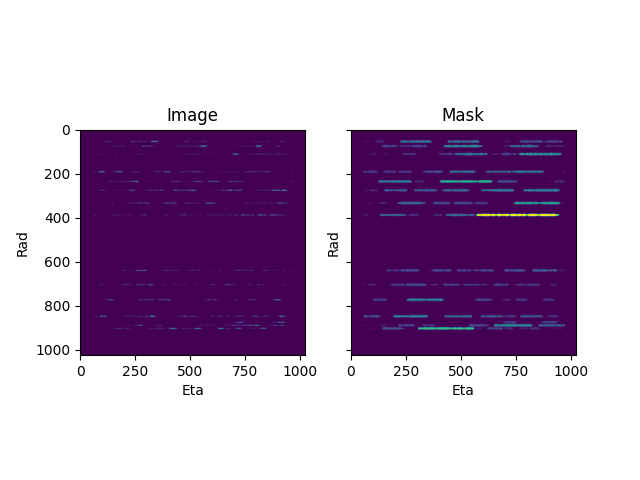
#> input picture images/sam_size/image_mask_pair_examples_min_diff15/img_mask_0.png, 640 x 480 px, given as the content of the folder Desktop/real_diffraction_images/xray-images/TianyiOctB21_Fan, which was not available
$ python preprocess_and_visualize.py
#> lines starting #> are read from the running program, lines starting #| are printed output that depends on the picture
'''
This script is used to preprocess and visualize the images from raw diffraction tif data.
'''

import os
import numpy as np
from PIL import Image
import matplotlib.pyplot as plt
from skimage import filters, measure, morphology

def load_image_and_display_image_info(image_path):
    image = Image.open(image_path)
#> image is the input picture: PIL image 640x480 RGBA; mean R, G, B, A 190.5, 170.3, 196.8, 255
    # Display image information and show the image
    image_info = {
        "format": image.format,
        "mode": image.mode,
        "size": image.size
    }
    print(image_info)
#| {'format': 'PNG', 'mode': 'RGBA', 'size': (640, 480)}
    return image

def visualize_image(image):
    plt.figure(figsize=(6, 6))
    plt.imshow(image, cmap='jet')
    plt.colorbar()
    plt.axis('off')
    plt.show()
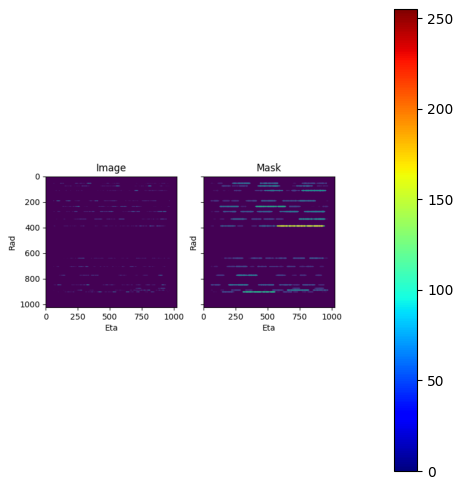
#> figure drawn by matplotlib, 2 panels

def apply_threshold(image_array, low_threshold, high_threshold):
    '''
    This function is used to clip the image array by the low and high threshold.
    '''
    # check if image array is numpy array
    if not isinstance(image_array, np.ndarray):
        raise ValueError("image_array must be a numpy array")

    img = np.clip(image_array, low_threshold, high_threshold)
    return img

def extract_ring(image_array_clipped):
    '''
    This function use traditional edge detection methods to extract the ring from the image.
    '''
    edges = filters.sobel(image_array_clipped)
    threshold_value = filters.threshold_otsu(edges)
    binary_mask = edges > threshold_value
    binary_mask_closed = morphology.binary_closing(binary_mask, morphology.disk(3))
    labeled_image = measure.label(binary_mask_closed)
    regions = measure.regionprops(labeled_image)
    if regions:
        largest_region = max(regions, key=lambda r: r.area)
        ring_mask = labeled_image == largest_region.label
        extracted_ring = np.where(ring_mask, image_array_clipped, 0)
        return extracted_ring
    else:
        return None

def save_image(image_array, output_path):
    image = Image.fromarray(image_array)
    image.save(output_path)

def main():
    # list all files in the data folder
    data_folder = '/Users/xiaolongm/Desktop/real_diffraction_images/xray-images/TianyiOctB21_Fan'
    files = os.listdir(data_folder)
    print(files)

    # display all images in the data folder
    for file in files:
        image_path = os.path.join(data_folder, file)
        image = load_image_and_display_image_info(image_path)
        image_array = np.array(image)
        image_array_clipped = apply_threshold(image_array, low_threshold= 0, high_threshold= 64000)
        visualize_image(image_array_clipped)

        # get file name without extension
        file_name = os.path.splitext(file)[0]

        # save image array as numpy file
        output_path = os.path.join('./images', file_name)

        # save image array as numpy file
        np.save(f'{output_path}.npy', image_array_clipped)

        # get file name without extension
        #file_name = os.path.splitext(file)[0]

        #output_path = os.path.join('./images', file_name)
        #save_image(image_array_clipped, output_path=f'{output_path}.png') # save extracted ring as PNG file

        # extract ring
        #extracted_ring = extract_ring(image_array_clipped)
        #visualize_image(extracted_ring)
        #save_image(extracted_ring, output_path='./data/extracted_ring.png') # save extracted ring as PNG file

if __name__ == "__main__":
    main()

$ run again, on images/sam_size/tune_gaussian_parameters_min_diff15/sigmaEtaMax/img_mask_3.png
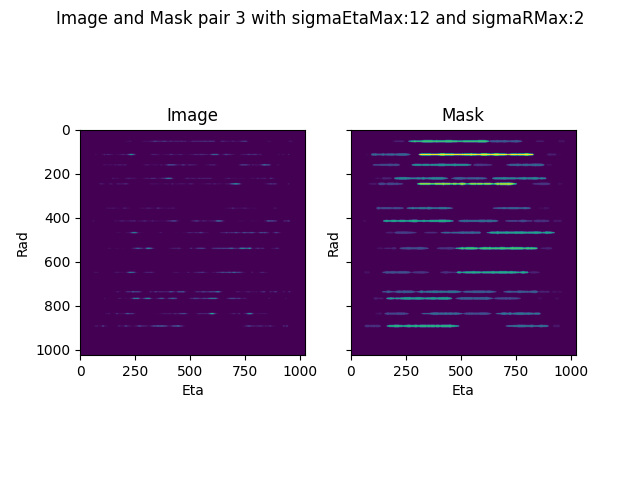
#> input picture images/sam_size/tune_gaussian_parameters_min_diff15/sigmaEtaMax/img_mask_3.png, 640 x 480 px, given as the content of the folder Desktop/real_diffraction_images/xray-images/TianyiOctB21_Fan, which was not available
#> in load_image_and_display_image_info, image is the input picture: PIL image 640x480 RGBA; mean R, G, B, A 188.9, 169, 195.2, 255
#| {'format': 'PNG', 'mode': 'RGBA', 'size': (640, 480)}
#> in visualize_image, `plt.show()`:
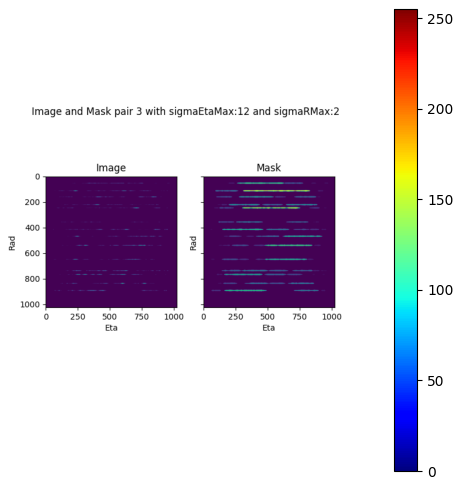
#> figure drawn by matplotlib, 2 panels
